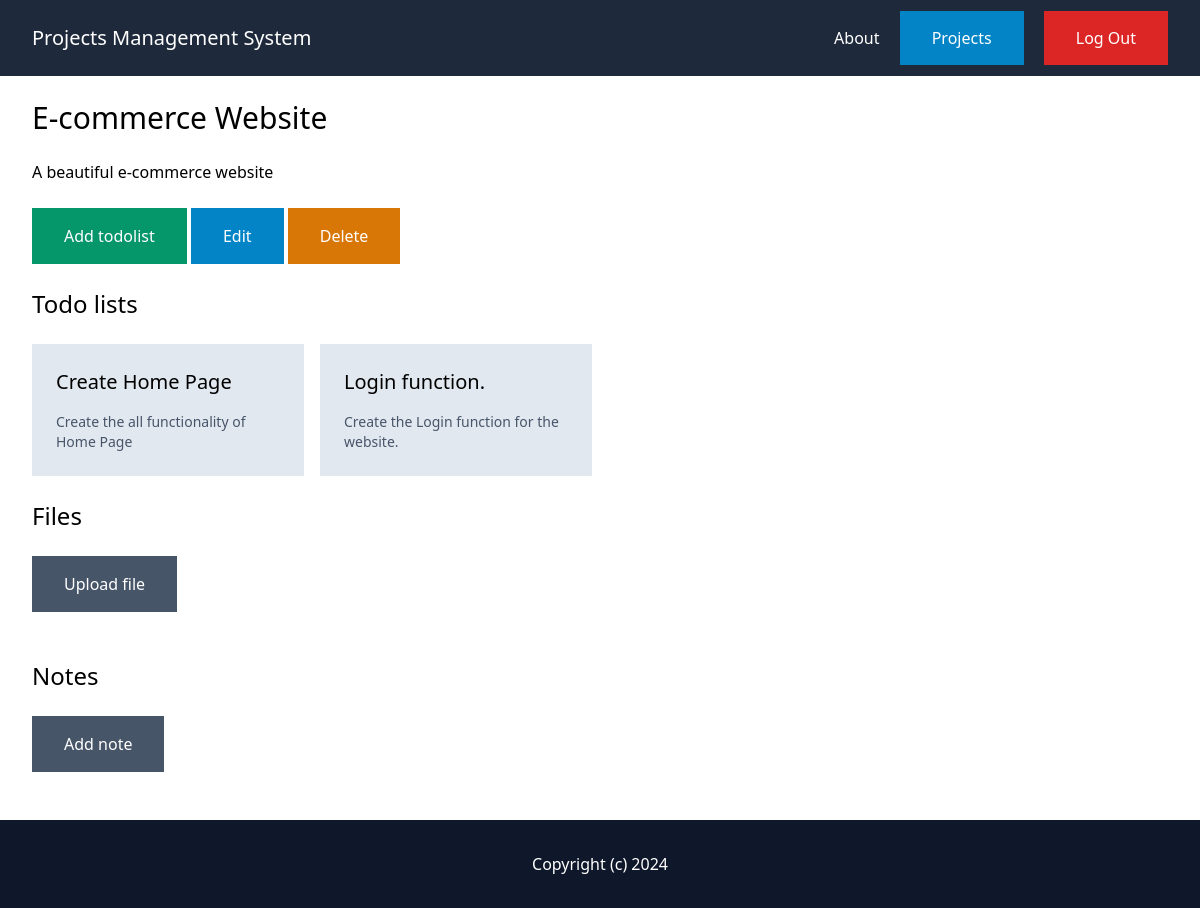
The page /projects/759ec59c-19bb-4743-bcea-214adfac9688/ (signed in) on the database as committed earlier.
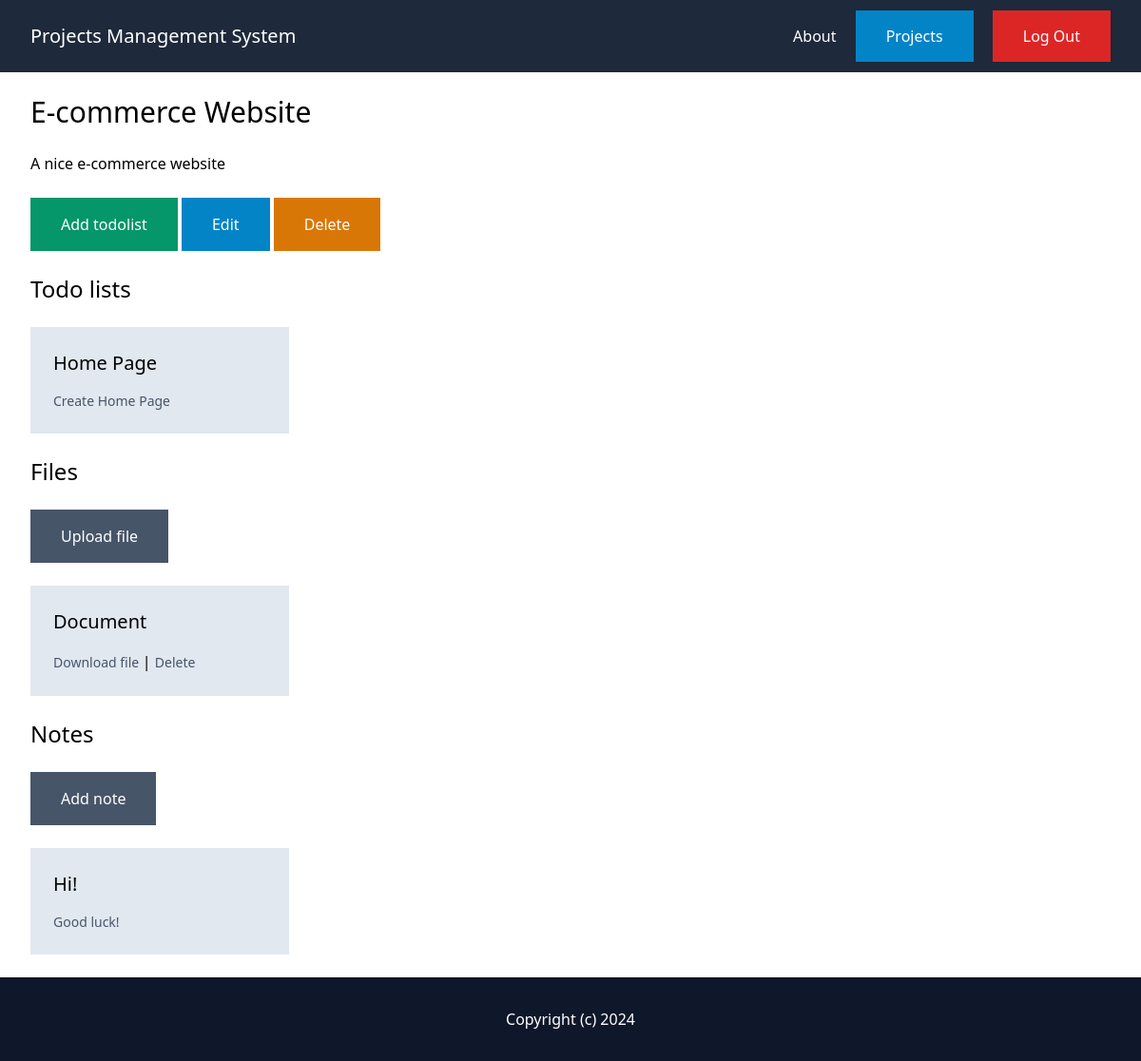
The same page on the database as committed later.
### projects/models.py (models this page shows, shortened)
class Project(models.Model):
    id = models.UUIDField(primary_key=True, default=uuid.uuid4, editable=False)
    name = models.CharField(max_length=255)
    description = models.TextField(blank=True, null=True)
    created_by =  models.ForeignKey(User, related_name='projects', on_delete=models.CASCADE)

class ProjectFile(models.Model):
    id = models.UUIDField(primary_key=True, default=uuid.uuid4, editable=False)
    project = models.ForeignKey(Project, related_name='files', on_delete=models.CASCADE)
    name = models.CharField(max_length=255)
    attachment = models.FileField(upload_to='projectfiles')

class ProjectNote(models.Model):
    id = models.UUIDField(primary_key=True, default=uuid.uuid4, editable=False)
    project = models.ForeignKey(Project, related_name='notes', on_delete=models.CASCADE)
    name = models.CharField(max_length=255)
    body = models.TextField(blank=True, null=True)

### todo_list/models.py (models this page shows, shortened)
class TodoList(models.Model):
    id = models.UUIDField(primary_key=True, default=uuid.uuid4(), editable=False)
    project = models.ForeignKey(Project, related_name='todo_lists', on_delete=models.CASCADE)
    name = models.CharField(max_length=255)
    description = models.TextField(blank=True, null=True)
    created_by = models.ForeignKey(User, related_name='todo_lists', on_delete=models.CASCADE)

### projects/views.py (the view)
# urls.py: path('<uuid:pk>/', views.project, name='project'),
@login_required
def project(request, pk):
    project = Project.objects.filter(created_by=request.user).get(pk=pk)
    return render(request, 'projects/project_detail.html', {
        'project': project
    })

### projects/templates/projects/project_detail.html (shortened to what this page needs)
{% extends 'core/base.html' %}
{% block content %}
    <h1 class="mb-6 text-3xl">{{ project.name }}</h1>
    {% if project.description %}
        <p class="mb-6">{{ project.description }}</p>
    {% endif %}
    <a href="{% url 'todolist:add' project.id %}" class="py-4 px-8 bg-emerald-600 text-white inline-block">Add todolist</a>
    <a href="{% url 'project:edit' project.id %}" class="py-4 px-8 bg-sky-600 text-white inline-block">Edit</a>
    <a href="{% url 'project:delete' project.id %}" class="py-4 px-8 bg-amber-600 text-white inline-block">Delete</a>
    <h2 class="mt-6 text-2xl">Todo lists</h2>
    <div class="mt-6 grid grid-cols-4 gap-4">
        {% for todolist in project.todo_lists.all %}
            <div class="py-6 px-6 bg-slate-200">
                <a href="{% url 'todolist:todolist' project.id todolist.id %}">
                    <h3 class="mb-4 text-xl">{{ todolist.name }}</h3>
                    <p class="text-sm text-slate-600">
                        {{ todolist.description }}
                    </p>
                </a>
            </div>
        {% endfor %}
    </div>
    <h2 class="mt-6 text-2xl">Files</h2>
    <a href="{% url 'project:upload_file' project.id %}" class="mt-6 py-4 px-8 bg-slate-600 text-white inline-block">Upload file</a>
    <div class="mt-6 grid grid-cols-4 gap-4">
        {% for projectfile in project.files.all %}
            <div class="py-6 px-6 bg-slate-200">
                <h3 class="mb-4 text-xl">{{ projectfile.name }}</h3>
                <a href="{{ projectfile.attachment.url }}" target="_blank" class="text-sm text-slate-600">
                    Download file
                </a>
                |
                <a href="{% url 'project:delete_file' project.id projectfile.id %}" class="text-sm text-slate-600">
                    Delete
                </a>
            </div>
        {% endfor %}
    </div>
    <h2 class="mt-6 text-2xl">Notes</h2>
    <a href="{% url 'project:add_note' project.id %}" class="mt-6 py-4 px-8 bg-slate-600 text-white inline-block">Add note</a>
    <div class="mt-6 grid grid-cols-4 gap-4">
        {% for note in project.notes.all %}
            <div class="py-6 px-6 bg-slate-200">
                <a href="{% url 'project:note_detail' project.id note.id %}">
                    <h3 class="mb-4 text-xl">{{ note.name }}</h3>
                    <p class="text-sm text-slate-600">
                        {{ note.body|truncatechars:50 }}
                    </p>
                </a>
            </div>
        {% endfor %}
    </div>
{% endblock %}

### core/templates/core/base.html (shortened to what this page needs)
<!doctype html>
<html>
<head>
    <script src="https://cdn.tailwindcss.com"></script>
</head>
<body>
<nav class="py-6 px-8 flex items-center justify-between bg-slate-800">
    <h1 class="text-xl text-white"><a href="{% url 'core:index' %}"> Projects Management System</a></h1>
    <div class="space-x-4">
        <a href="{% url 'core:about' %}" class="text-white">About</a>
        {% if request.user.is_authenticated %}
        <a href="{% url 'project:projects' %}" class="py-4 px-8 bg-sky-600 text-white">Projects</a>
        <a href="{% url 'account:login' %}" class="py-4 px-8 bg-red-600 text-white">Log Out</a>
        {% else %}
        <a href="{% url 'account:login' %}" class="py-4 px-8 bg-slate-600 text-white">Log in</a>
        <a href="{% url 'account:signup' %}" class="py-4 px-8 bg-sky-600 text-white">Sign up</a>
        {% endif %}
    </div>
</nav>
<main class="py-6 px-8">
    {% block content %}
    {% endblock %}
</main>
<footer class="py-8 px-8 bg-slate-900 text-center">
    <p class="text-white">Copyright (c) 2024</p>
</footer>
</body>
</html>

Rows that differ between the two databases and show on the page:
removed TodoList: name "Create Home Page", description "Create the all functionality of Home Page"
removed TodoList: name "Login function.", description "Create the Login function for the website."
changed Project "E-commerce Website": description "A beautiful e-commerce website" → "A nice e-commerce website"
added TodoList: name "Home Page", description "Create Home Page"
added ProjectFile: name "Document"
added ProjectNote: name "Hi!", body "Good luck!"
